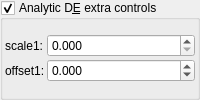
    <widget class="MyGroupBox" name="groupCheck_analyticDE_enabled_false">
     <property name="title">
      <string>Analytic D&amp;E extra controls</string>
     </property>
     <property name="checkable">
      <bool>true</bool>
     </property>
     <layout class="QVBoxLayout" name="verticalLayout_14" stretch="0">
      <property name="spacing">
       <number>2</number>
      </property>
      <property name="leftMargin">
       <number>2</number>
      </property>
      <property name="topMargin">
       <number>2</number>
      </property>
      <property name="rightMargin">
       <number>2</number>
      </property>
      <property name="bottomMargin">
       <number>2</number>
      </property>
      <item>
       <layout class="QGridLayout" name="gridLayout_6" columnstretch="0,1" columnminimumwidth="0,0">
        <item row="0" column="1">
         <widget class="MyDoubleSpinBox" name="spinbox_analyticDE_scale_1">
          <property name="sizePolicy">
           <sizepolicy hsizetype="Minimum" vsizetype="Maximum">
            <horstretch>0</horstretch>
            <verstretch>0</verstretch>
           </sizepolicy>
          </property>
          <property name="prefix">
           <string/>
          </property>
          <property name="suffix">
           <string/>
          </property>
          <property name="decimals">
           <number>3</number>
          </property>
          <property name="minimum">
           <double>0.000000000000000</double>
          </property>
          <property name="maximum">
           <double>99.989999999999995</double>
          </property>
          <property name="singleStep">
           <double>0.100000000000000</double>
          </property>
         </widget>
        </item>
        <item row="1" column="1">
         <widget class="MyDoubleSpinBox" name="spinbox_analyticDE_offset_1">
          <property name="sizePolicy">
           <sizepolicy hsizetype="Minimum" vsizetype="Maximum">
            <horstretch>0</horstretch>
            <verstretch>0</verstretch>
           </sizepolicy>
          </property>
          <property name="prefix">
           <string/>
          </property>
          <property name="suffix">
           <string/>
          </property>
          <property name="decimals">
           <number>3</number>
          </property>
          <property name="minimum">
           <double>-99.989999999999995</double>
          </property>
          <property name="maximum">
           <double>99.989999999999995</double>
          </property>
          <property name="singleStep">
           <double>0.100000000000000</double>
          </property>
         </widget>
        </item>
        <item row="1" column="0">
         <widget class="QLabel" name="label_177">
          <property name="text">
           <string>offset1:</string>
          </property>
         </widget>
        </item>
        <item row="0" column="0">
         <widget class="QLabel" name="label_182">
          <property name="text">
           <string>scale1:</string>
          </property>
         </widget>
        </item>
       </layout>
      </item>
     </layout>
    </widget>
